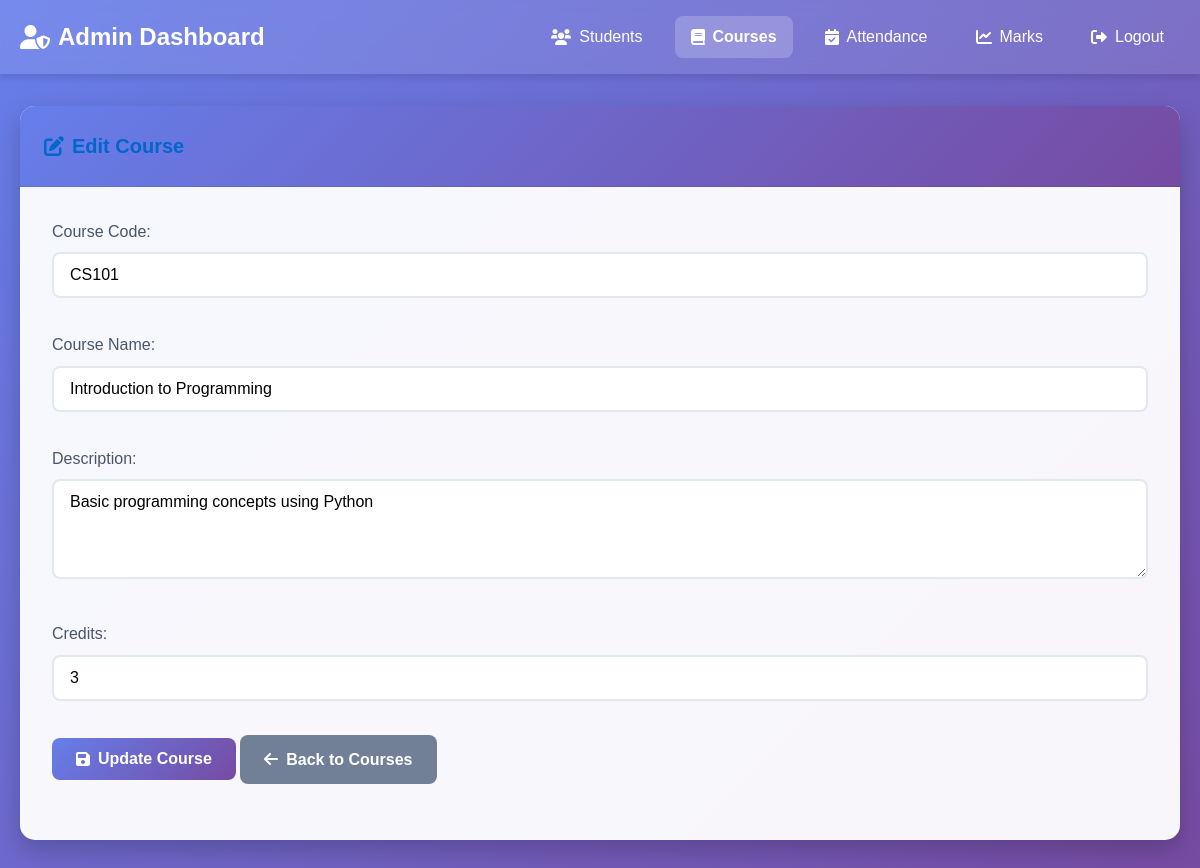
Page /admin/edit_course.php?id=1 (signed in) on the committed database.
### tables this page shows
CREATE TABLE IF NOT EXISTS courses (
    id INT PRIMARY KEY AUTO_INCREMENT,
    course_code VARCHAR(10) UNIQUE NOT NULL,
    course_name VARCHAR(100) NOT NULL,
    description TEXT,
    credits INT NOT NULL
);

### admin/edit_course.php (the view, shortened to what this page needs)
<?php
require_once '../config/database.php';
$course_id = $_GET['id'];
$sql = "SELECT * FROM courses WHERE id = ?";
$stmt = $conn->prepare($sql);
$stmt->bind_param("i", $course_id);
$stmt->execute();
$result = $stmt->get_result();
$course = $result->fetch_assoc();
?>
<!DOCTYPE html>
<html lang="en">
<head>
    <link href="../css/style.css" rel="stylesheet">
    <link href="https://cdnjs.cloudflare.com/ajax/libs/font-awesome/6.0.0/css/all.min.css" rel="stylesheet">
</head>
<body>
    <nav class="navbar">
        <div class="container">
            <a href="dashboard.php" class="navbar-brand">
                <i class="fas fa-user-shield"></i> Admin Dashboard
            </a>
            <ul class="nav-list">
                <li><a href="students.php" class="nav-link"><i class="fas fa-users"></i> Students</a></li>
                <li><a href="courses.php" class="nav-link active"><i class="fas fa-book"></i> Courses</a></li>
                <li><a href="attendance.php" class="nav-link"><i class="fas fa-calendar-check"></i> Attendance</a></li>
                <li><a href="marks.php" class="nav-link"><i class="fas fa-chart-line"></i> Marks</a></li>
                <li><a href="../logout.php" class="nav-link"><i class="fas fa-sign-out-alt"></i> Logout</a></li>
            </ul>
        </div>
    </nav>
    <div class="container">
        <div class="card">
            <div class="card-header">
                <h3 class="card-title"><i class="fas fa-edit"></i> Edit Course</h3>
            </div>
            <div class="card-body">
                <form method="POST">
                    <div class="form-group">
                        <label for="course_code">Course Code:</label>
                        <input type="text" class="form-control" id="course_code" name="course_code"
                               value="<?php echo htmlspecialchars($course['course_code']); ?>" required>
                    </div>
                    <div class="form-group">
                        <label for="course_name">Course Name:</label>
                        <input type="text" class="form-control" id="course_name" name="course_name"
                               value="<?php echo htmlspecialchars($course['course_name']); ?>" required>
                    </div>
                    <div class="form-group">
                        <label for="description">Description:</label>
                        <textarea class="form-control" id="description" name="description" rows="4"><?php echo htmlspecialchars($course['description']); ?></textarea>
                    </div>
                    <div class="form-group">
                        <label for="credits">Credits:</label>
                        <input type="number" class="form-control" id="credits" name="credits"
                               value="<?php echo htmlspecialchars($course['credits']); ?>" min="1" max="6" required>
                    </div>
                    <div class="form-group">
                        <button type="submit" class="btn btn-primary">
                            <i class="fas fa-save"></i> Update Course
                        </button>
                        <a href="courses.php" class="btn btn-secondary">
                            <i class="fas fa-arrow-left"></i> Back to Courses
                        </a>
                    </div>
                </form>
            </div>
        </div>
    </div>
</body>
</html>

### rows in the picture
courses: course_code "CS101", course_name "Introduction to Programming", description "Basic programming concepts using Python", credits "3"
